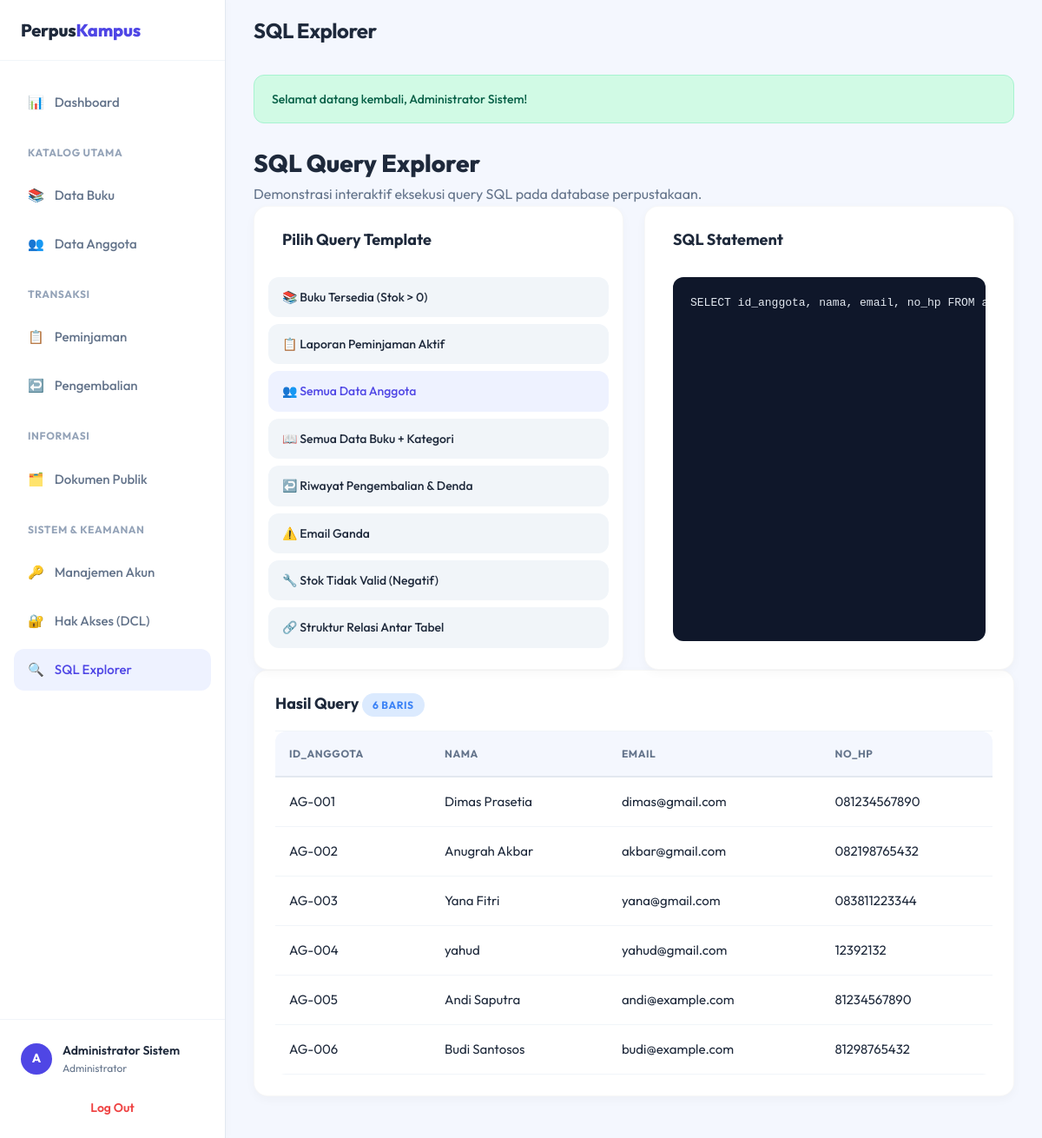
/index.php?url=sql/index&query=semua_anggota (signed in), run on the app's committed database.
### tables this page shows
CREATE TABLE `anggota` (
  `id_anggota` varchar(15) NOT NULL,
  `nama` varchar(100) NOT NULL,
  `email` varchar(100) NOT NULL,
  `no_hp` varchar(20) DEFAULT NULL,
  `alamat` text,
  PRIMARY KEY (`id_anggota`),
  UNIQUE KEY `email` (`email`)
);

### app/Core/Controller.php (called while the page is built, shortened)
<?php
class Controller {
    public function view($view, $data = []) {
        require_once __DIR__ . '/../Views/' . $view . '.php';
    }
}

### app/Controllers/SqlController.php (called while the page is built, shortened)
<?php
class SqlController extends Controller {
    public function index() {
        $queryKey = $_GET['query'] ?? 'buku_tersedia';
        $sqlModel = $this->model('BukuModel');
        $queries = [
            'buku_tersedia'    => "SELECT id_buku, judul, stok FROM buku WHERE stok > 0",
            'peminjaman_aktif' => "SELECT p.id_peminjaman, a.nama, p.tgl_pinjam, p.tgl_jatuh_tempo FROM peminjaman p JOIN anggota a ON p.id_anggota = a.id_anggota WHERE p.status = 'Dipinjam'",
            'semua_anggota'    => "SELECT id_anggota, nama, email, no_hp FROM anggota ORDER BY id_anggota",
            'semua_buku'       => "SELECT b.id_buku, b.judul, k.nama_kategori, b.stok FROM buku b JOIN kategori k ON b.id_kategori = k.id_kategori",
            'pengembalian'     => "SELECT pr.id_pengembalian, pr.id_peminjaman, b.judul, pr.tgl_kembali, pr.denda FROM pengembalian pr JOIN buku b ON pr.id_buku = b.id_buku",
            'data_ganda'       => "SELECT email, COUNT(*) AS jumlah FROM anggota GROUP BY email HAVING COUNT(*) > 1",
            'stok_tidak_valid' => "SELECT id_buku, judul, stok FROM buku WHERE stok < 0",
            'struktur_relasi'  => "SELECT TABLE_NAME, COLUMN_NAME, CONSTRAINT_NAME, REFERENCED_TABLE_NAME, REFERENCED_COLUMN_NAME FROM INFORMATION_SCHEMA.KEY_COLUMN_USAGE WHERE REFERENCED_TABLE_SCHEMA = 'db_perpustakaan_kampus'",
        ];
        $sql = $queries[$queryKey] ?? $queries['buku_tersedia'];
        $db = $sqlModel->getDb();
        $stmt = $db->query($sql);
        $results = $stmt ? $stmt->fetchAll() : [];
        $columns = !empty($results) ? array_keys($results[0]) : [];
        $data['queries']   = $queries;
        $data['query_key'] = $queryKey;
        $data['sql']       = $sql;
        $data['results']   = $results;
        $data['columns']   = $columns;
        $this->view('sql/index', $data);
    }
}

### app/Core/App.php (called while the page is built, shortened)
<?php
class App {
    protected $method     = 'index';
    public function __construct() {
        $url = $this->parseUrl();
        if (isset($url[0])) {
            $controllerName = ucfirst($url[0]) . 'Controller';
            $file = self::CONTROLLERS_PATH . $controllerName . '.php';
            if (file_exists($file)) {
                unset($url[0]);
            }
        }
        $this->controller = new $this->controller;
        if (isset($url[1])) {
            if (method_exists($this->controller, $url[1])) {
                $this->method = $url[1];
                unset($url[1]);
            }
        }
        $this->params = $url ? array_values($url) : [];
        call_user_func_array([$this->controller, $this->method], $this->params);
    }
    public function parseUrl(): array {
        if (isset($_GET['url'])) {
            return explode('/', filter_var(rtrim($_GET['url'], '/'), FILTER_SANITIZE_URL));
        }
        return [];
    }
}

### public/index.php (called while the page is built, shortened)
<?php
require_once BASE_PATH . '/app/Core/Controller.php';
require_once BASE_PATH . '/app/Core/App.php';
$app = new App();

### app/Views/sql/index.php (the view)
<?php include __DIR__ . '/../layouts/_flash.php'; ?>
<div class="flex-between align-center mb-4">
    <div>
        <h1 style="font-size:1.75rem; font-weight:800;">SQL Query Explorer</h1>
        <p class="text-muted">Demonstrasi interaktif eksekusi query SQL pada database perpustakaan.</p>
    </div>
</div>
<div class="grid-2 mb-4">
    <div class="card" style="padding:1rem;">
        <h2 style="padding: 0.5rem 1rem;">Pilih Query Template</h2>
        <ul class="query-list mt-1">
            <?php
            $labels = [
                'buku_tersedia'    => '📚 Buku Tersedia (Stok > 0)',
                'peminjaman_aktif' => '📋 Laporan Peminjaman Aktif',
                'semua_anggota'    => '👥 Semua Data Anggota',
                'semua_buku'       => '📖 Semua Data Buku + Kategori',
                'pengembalian'     => '↩️ Riwayat Pengembalian & Denda',
                'data_ganda'       => '⚠️ Email Ganda',
                'stok_tidak_valid' => '🔧 Stok Tidak Valid (Negatif)',
                'struktur_relasi'  => '🔗 Struktur Relasi Antar Tabel',
            ];
            foreach($data['queries'] as $key => $sql): ?>
            <li>
                <a href="index.php?url=sql/index&query=<?= $key ?>"
                   class="<?= $data['query_key'] === $key ? 'active' : '' ?>">
                    <?= $labels[$key] ?? $key ?>
                </a>
            </li>
            <?php endforeach; ?>
        </ul>
    </div>
    <div class="card" style="padding:1rem; display:flex; flex-direction:column;">
        <h2 style="padding: 0.5rem 1rem;">SQL Statement</h2>
        <div style="flex:1; padding: 0 1rem 1rem 1rem;">
            <?php if($data['sql']): ?>
            <pre class="sql-code" style="height:100%; margin:0;"><?= htmlspecialchars($data['sql']) ?></pre>
            <?php else: ?>
            <div style="background:var(--bg-body); border-radius:var(--radius-md); border:1px dashed var(--text-light); height:100%; display:flex; align-items:center; justify-content:center;">
                <p class="text-muted">Pilih query dari panel kiri.</p>
            </div>
            <?php endif; ?>
        </div>
    </div>
</div>
<?php if(!empty($data['results'])): ?>
<div class="card">
    <h2 style="padding-bottom:1rem; border-bottom:1px solid var(--border-light); margin-bottom:0;">Hasil Query <span class="badge info ml-2"><?= count($data['results']) ?> baris</span></h2>
    <div class="table-responsive">
        <table class="table">
            <thead>
                <tr>
                    <?php foreach($data['columns'] as $col): ?>
                    <th><?= htmlspecialchars($col) ?></th>
                    <?php endforeach; ?>
                </tr>
            </thead>
            <tbody>
                <?php foreach($data['results'] as $row): ?>
                <tr>
                    <?php foreach($row as $val): ?>
                    <td><?= htmlspecialchars((string)($val ?? 'NULL')) ?></td>
                    <?php endforeach; ?>
                </tr>
                <?php endforeach; ?>
            </tbody>
        </table>
    </div>
</div>
<?php elseif($data['query_key']): ?>
<div class="card" style="padding:3rem;">
    <p class="text-center text-muted" style="font-size:1.125rem;">Query dieksekusi, namun tidak menghasilkan data (0 rows).</p>
</div>
<?php endif; ?>

### public/css/style.css (style rules this page uses)
:root { --primary: #4F46E5; --primary-hover: #4338CA; --primary-light: #EEF2FF; --bg-body: #F4F7FE; --surface: #FFFFFF; --sidebar-bg: #FFFFFF; --text-main: #1E293B; --text-muted: #64748B; --text-light: #94A3B8; --border: #E2E8F0; --border-light: #F1F5F9; --success: #10B981; --success-bg: #D1FAE5; --warning: #F59E0B; --warning-bg: #FEF3C7; --danger: #EF4444; --danger-bg: #FEE2E2; --info: #3B82F6; --info-bg: #DBEAFE; --sidebar-width: 260px; --header-height: 70px; --radius-sm: 8px; --radius-md: 12px; --radius-lg: 16px; --shadow-sm: 0 1px 2px rgba(0, 0, 0, 0.04); --shadow-md: 0 4px 12px rgba(0, 0, 0, 0.03); --shadow-hover: 0 10px 25px rgba(0, 0, 0, 0.06); }
* { margin: 0; padding: 0; box-sizing: border-box; }
body { font-family: 'Outfit', -apple-system, BlinkMacSystemFont, sans-serif; background-color: var(--bg-body); color: var(--text-main); line-height: 1.6; -webkit-font-smoothing: antialiased; }
a { text-decoration: none; color: var(--primary); transition: all 0.2s ease; }
.mt-1 { margin-top: 0.5rem; }
.text-muted { color: var(--text-muted); }
.flex-between { display: flex; justify-content: space-between; align-items: center; }
.grid-2 { display: grid; grid-template-columns: repeat(auto-fit, minmax(360px, 1fr)); gap: 1.5rem; }
.card { background: var(--surface); border-radius: var(--radius-lg); padding: 1.5rem; box-shadow: var(--shadow-md); border: 1px solid rgba(0,0,0,0.03); transition: box-shadow 0.3s ease, transform 0.3s ease; }
.card h2 { font-size: 1.125rem; font-weight: 700; margin-bottom: 1.25rem; color: var(--text-main); }
.badge { display: inline-flex; align-items: center; padding: 0.25rem 0.75rem; border-radius: 99px; font-size: 0.75rem; font-weight: 700; text-transform: uppercase; letter-spacing: 0.05em; }
.badge.info { background: var(--info-bg); color: var(--info); }
.table-responsive { overflow-x: auto; border-radius: var(--radius-md); }
.table { width: 100%; border-collapse: collapse; white-space: nowrap; }
.table th { background: var(--bg-body); font-weight: 700; color: var(--text-muted); text-transform: uppercase; font-size: 0.75rem; letter-spacing: 0.05em; padding: 1rem; text-align: left; border-bottom: 2px solid var(--border); }
.table td { padding: 1rem; border-bottom: 1px solid var(--border-light); font-size: 0.9375rem; color: var(--text-main); vertical-align: middle; }
.table tbody tr { transition: background 0.2s; }
.sql-code { background: #0F172A; color: #E2E8F0; font-family: 'JetBrains Mono', monospace; font-size: 0.8125rem; padding: 1.25rem; border-radius: var(--radius-md); overflow-x: auto; }
.query-list, .quality-list { list-style: none; }
.query-list li a, .quality-list li { display: block; padding: 0.75rem 1rem; border-radius: var(--radius-md); margin-bottom: 0.5rem; background: var(--border-light); color: var(--text-main); font-size: 0.875rem; font-weight: 500; transition: all 0.2s; }
.query-list li a:hover, .query-list li a.active { background: var(--primary-light); color: var(--primary); }

### data on the page
anggota: id_anggota "AG-001", nama "Dimas Prasetia", email "dimas@gmail.com", no_hp "081234567890"
anggota: id_anggota "AG-002", nama "Anugrah Akbar", email "akbar@gmail.com", no_hp "082198765432"
anggota: id_anggota "AG-003", nama "Yana Fitri", email "yana@gmail.com", no_hp "083811223344"
anggota: id_anggota "AG-004", nama "yahud", email "yahud@gmail.com", no_hp "12392132"
anggota: id_anggota "AG-005", nama "Andi Saputra", email "andi@example.com", no_hp "81234567890"
anggota: id_anggota "AG-006", nama "Budi Santosos", email "budi@example.com", no_hp "81298765432"

### other printed values
substr($_SESSION['user']['nama_lengkap'], 0, 1) "A"
$_SESSION['user']['nama_lengkap'] "Administrator Sistem"
$_SESSION['user']['role'] "Administrator"
$data['title'] "SQL Explorer"
$_SESSION['flash'] "Selamat datang kembali, Administrator Sistem!"
$labels[$key] "📚 Buku Tersedia (Stok > 0)"
$labels[$key] "📋 Laporan Peminjaman Aktif"
$labels[$key] "👥 Semua Data Anggota"
$labels[$key] "📖 Semua Data Buku + Kategori"
$labels[$key] "↩️ Riwayat Pengembalian & Denda"
$labels[$key] "⚠️ Email Ganda"
$labels[$key] "🔧 Stok Tidak Valid (Negatif)"
$labels[$key] "🔗 Struktur Relasi Antar Tabel"
$data['sql'] "SELECT id_anggota, nama, email, no_hp FROM…"
count($data['results']) "6"
